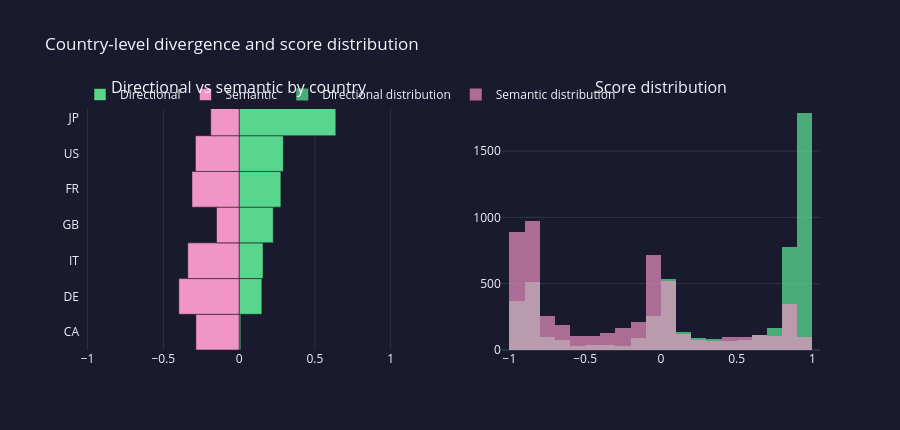

Notebook code cell kept with this figure:
### Markdown cell above
## Step 7 — Divergence scatter

Plot mean directional vs mean semantic per country. Points far from the diagonal have large divergence.

### Code cell
if not df.empty:
    country_df = (
        df.groupby('country')
        .agg(
            directional=('directional_score', 'mean'),
            semantic=('semantic_sentiment_score', 'mean'),
            headlines=('directional_score', 'count'),
        )
        .sort_values('directional')
        .reset_index()
    )

    fig = make_subplots(
        rows=1, cols=2,
        subplot_titles=('Directional vs semantic by country', 'Score distribution'),
        horizontal_spacing=0.14,
    )
    fig.add_trace(go.Bar(
        y=country_df['country'], x=country_df['directional'], orientation='h',
        marker_color='#58d68d', name='Directional',
    ), row=1, col=1)
    fig.add_trace(go.Bar(
        y=country_df['country'], x=country_df['semantic'], orientation='h',
        marker_color='#f194c8', name='Semantic',
    ), row=1, col=1)
    fig.add_trace(go.Histogram(
        x=df['directional_score'], nbinsx=32, marker_color='#58d68d',
        opacity=0.78, name='Directional distribution',
    ), row=1, col=2)
    fig.add_trace(go.Histogram(
        x=df['semantic_sentiment_score'], nbinsx=32, marker_color='#f194c8',
        opacity=0.68, name='Semantic distribution',
    ), row=1, col=2)
    fig.update_layout(
        template='plotly_dark', paper_bgcolor='#1a1a2e', plot_bgcolor='#1a1a2e',
        barmode='overlay', height=430,
        title='Country-level divergence and score distribution',
        legend=dict(orientation='h', x=0, y=1.08),
    )
    fig.update_xaxes(range=[-1.05, 1.05], row=1, col=1)
    fig.update_xaxes(range=[-1.05, 1.05], row=1, col=2)
    fig.show()
else:
    print('No data yet.')

### Figure 1 — Plotly figure (JSON) as saved in the notebook; plotly's stock layout.template omitted (floating-point values rounded to 4 significant figures; data arrays with more than 128 entries replaced by an {"elided": "..."} marker saying what was removed)
{"data": [{"marker": {"color": "#58d68d"}, "name": "Directional", "orientation": "h", "type": "bar", "x": [0.01089, 0.1505, 0.1582, 0.2256, 0.2759, 0.2921, 0.6384], "xaxis": "x", "y": ["CA", "DE", "IT", "GB", "FR", "US", "JP"], "yaxis": "y"}, {"marker": {"color": "#f194c8"}, "name": "Semantic", "orientation": "h", "type": "bar", "x": [-0.2854, -0.3977, -0.3389, -0.1491, -0.3112, -0.2884, -0.1875], "xaxis": "x", "y": ["CA", "DE", "IT", "GB", "FR", "US", "JP"], "yaxis": "y"}, {"marker": {"color": "#58d68d"}, "name": "Directional distribution", "nbinsx": 32, "opacity": 0.78, "type": "histogram", "x": {"elided": "5385 float values"}, "xaxis": "x2", "yaxis": "y2"}, {"marker": {"color": "#f194c8"}, "name": "Semantic distribution", "nbinsx": 32, "opacity": 0.68, "type": "histogram", "x": {"elided": "5385 float values"}, "xaxis": "x2", "yaxis": "y2"}], "layout": {"annotations": [{"font": {"size": 16}, "showarrow": false, "text": "Directional vs semantic by country", "x": 0.215, "xanchor": "center", "xref": "paper", "y": 1, "yanchor": "bottom", "yref": "paper"}, {"font": {"size": 16}, "showarrow": false, "text": "Score distribution", "x": 0.785, "xanchor": "center", "xref": "paper", "y": 1, "yanchor": "bottom", "yref": "paper"}], "barmode": "overlay", "height": 430, "legend": {"orientation": "h", "x": 0, "y": 1.08}, "paper_bgcolor": "#1a1a2e", "plot_bgcolor": "#1a1a2e", "title": {"text": "Country-level divergence and score distribution"}, "xaxis": {"anchor": "y", "domain": [0, 0.43], "range": [-1.05, 1.05]}, "xaxis2": {"anchor": "y2", "domain": [0.57, 1], "range": [-1.05, 1.05]}, "yaxis": {"anchor": "x", "domain": [0, 1]}, "yaxis2": {"anchor": "x2", "domain": [0, 1]}}}
